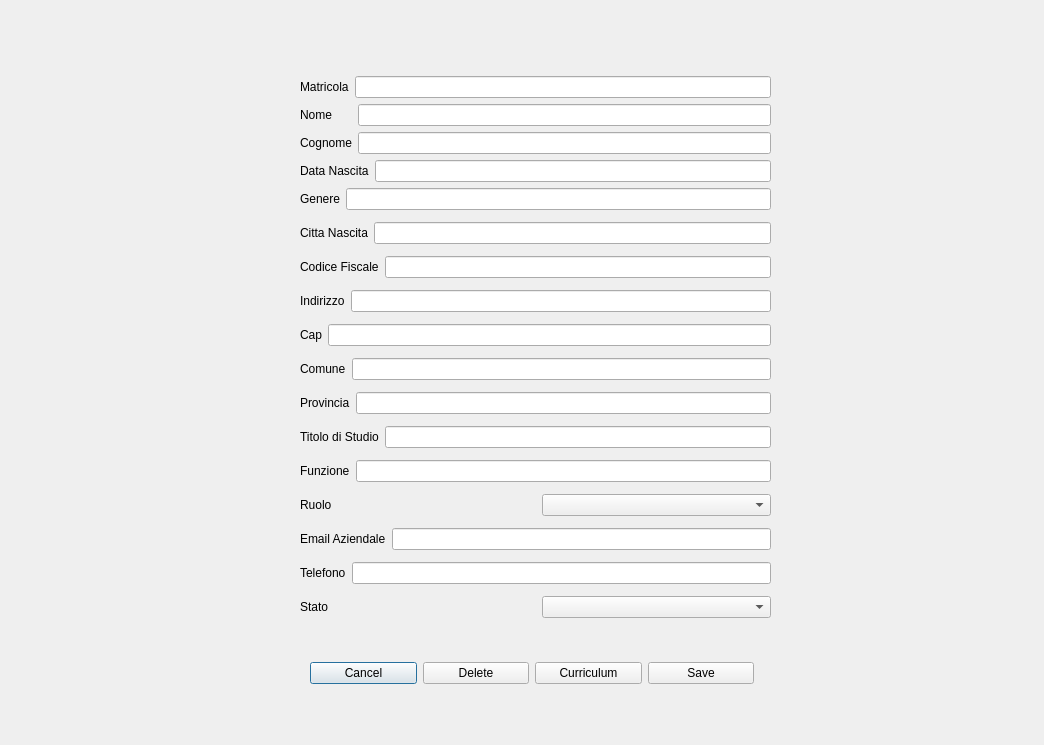
<?xml version="1.0" encoding="UTF-8"?>
<ui version="4.0">
 <class>Dialog</class>
 <widget class="QDialog" name="Dialog">
  <property name="geometry">
   <rect>
    <x>0</x>
    <y>0</y>
    <width>1044</width>
    <height>745</height>
   </rect>
  </property>
  <property name="windowTitle">
   <string>Dialog</string>
  </property>
  <widget class="QWidget" name="layoutWidget">
   <property name="geometry">
    <rect>
     <x>300</x>
     <y>70</y>
     <width>471</width>
     <height>561</height>
    </rect>
   </property>
   <layout class="QVBoxLayout" name="verticalLayout_2">
    <item>
     <layout class="QVBoxLayout" name="verticalLayout">
      <item>
       <layout class="QHBoxLayout" name="horizontalLayout">
        <item>
         <widget class="QLabel" name="label">
          <property name="text">
           <string>Matricola</string>
          </property>
         </widget>
        </item>
        <item>
         <widget class="QLineEdit" name="dip_matricola"/>
        </item>
       </layout>
      </item>
      <item>
       <layout class="QHBoxLayout" name="horizontalLayout_2">
        <item>
         <widget class="QLabel" name="label_2">
          <property name="text">
           <string>Nome      </string>
          </property>
         </widget>
        </item>
        <item>
         <widget class="QLineEdit" name="dip_nome"/>
        </item>
       </layout>
      </item>
      <item>
       <layout class="QHBoxLayout" name="horizontalLayout_3">
        <item>
         <widget class="QLabel" name="label_3">
          <property name="text">
           <string>Cognome</string>
          </property>
         </widget>
        </item>
        <item>
         <widget class="QLineEdit" name="dip_cognome"/>
        </item>
       </layout>
      </item>
      <item>
       <layout class="QHBoxLayout" name="horizontalLayout_4">
        <item>
         <widget class="QLabel" name="label_4">
          <property name="text">
           <string>Data Nascita</string>
          </property>
         </widget>
        </item>
        <item>
         <widget class="QLineEdit" name="dip_data_nascita"/>
        </item>
       </layout>
      </item>
      <item>
       <layout class="QHBoxLayout" name="horizontalLayout_10">
        <item>
         <widget class="QLabel" name="label_10">
          <property name="text">
           <string>Genere</string>
          </property>
         </widget>
        </item>
        <item>
         <widget class="QLineEdit" name="dip_genere"/>
        </item>
       </layout>
      </item>
     </layout>
    </item>
    <item>
     <layout class="QHBoxLayout" name="horizontalLayout_14">
      <item>
       <widget class="QLabel" name="label_14">
        <property name="text">
         <string>Citta Nascita</string>
        </property>
       </widget>
      </item>
      <item>
       <widget class="QLineEdit" name="dip_citta_nascita"/>
      </item>
     </layout>
    </item>
    <item>
     <layout class="QHBoxLayout" name="horizontalLayout_11">
      <item>
       <widget class="QLabel" name="label_11">
        <property name="text">
         <string>Codice Fiscale</string>
        </property>
       </widget>
      </item>
      <item>
       <widget class="QLineEdit" name="dip_codice_fiscale"/>
      </item>
     </layout>
    </item>
    <item>
     <layout class="QHBoxLayout" name="horizontalLayout_12">
      <item>
       <widget class="QLabel" name="label_12">
        <property name="text">
         <string>Indirizzo</string>
        </property>
       </widget>
      </item>
      <item>
       <widget class="QLineEdit" name="dip_indirizzo"/>
      </item>
     </layout>
    </item>
    <item>
     <layout class="QHBoxLayout" name="horizontalLayout_13">
      <item>
       <widget class="QLabel" name="label_13">
        <property name="text">
         <string>Cap</string>
        </property>
       </widget>
      </item>
      <item>
       <widget class="QLineEdit" name="dip_cap"/>
      </item>
     </layout>
    </item>
    <item>
     <layout class="QHBoxLayout" name="horizontalLayout_21">
      <item>
       <widget class="QLabel" name="label_21">
        <property name="text">
         <string>Comune</string>
        </property>
       </widget>
      </item>
      <item>
       <widget class="QLineEdit" name="dip_comune"/>
      </item>
     </layout>
    </item>
    <item>
     <layout class="QHBoxLayout" name="horizontalLayout_22">
      <item>
       <widget class="QLabel" name="label_22">
        <property name="text">
         <string>Provincia</string>
        </property>
       </widget>
      </item>
      <item>
       <widget class="QLineEdit" name="dip_provincia"/>
      </item>
     </layout>
    </item>
    <item>
     <layout class="QHBoxLayout" name="horizontalLayout_24">
      <item>
       <widget class="QLabel" name="label_24">
        <property name="text">
         <string>Titolo di Studio</string>
        </property>
       </widget>
      </item>
      <item>
       <widget class="QLineEdit" name="dip_titolo_studio"/>
      </item>
     </layout>
    </item>
    <item>
     <layout class="QHBoxLayout" name="horizontalLayout_27">
      <item>
       <widget class="QLabel" name="label_27">
        <property name="text">
         <string>Funzione</string>
        </property>
       </widget>
      </item>
      <item>
       <widget class="QLineEdit" name="dip_funzione"/>
      </item>
     </layout>
    </item>
    <item>
     <layout class="QHBoxLayout" name="horizontalLayout_26">
      <item>
       <layout class="QHBoxLayout" name="horizontalLayout_5">
        <item>
         <widget class="QLabel" name="label_26">
          <property name="minimumSize">
           <size>
            <width>230</width>
            <height>0</height>
           </size>
          </property>
          <property name="text">
           <string>Ruolo</string>
          </property>
         </widget>
        </item>
        <item>
         <widget class="QComboBox" name="combobox_ruolo">
          <property name="maximumSize">
           <size>
            <width>229</width>
            <height>16777215</height>
           </size>
          </property>
         </widget>
        </item>
       </layout>
      </item>
     </layout>
    </item>
    <item>
     <layout class="QHBoxLayout" name="horizontalLayout_28">
      <item>
       <widget class="QLabel" name="label_28">
        <property name="text">
         <string>Email Aziendale</string>
        </property>
       </widget>
      </item>
      <item>
       <widget class="QLineEdit" name="dip_email_aziendale"/>
      </item>
     </layout>
    </item>
    <item>
     <layout class="QHBoxLayout" name="horizontalLayout_31">
      <item>
       <widget class="QLabel" name="label_31">
        <property name="text">
         <string>Telefono</string>
        </property>
       </widget>
      </item>
      <item>
       <widget class="QLineEdit" name="dip_telefono"/>
      </item>
     </layout>
    </item>
    <item>
     <layout class="QHBoxLayout" name="horizontalLayout_32">
      <item>
       <widget class="QLabel" name="label_32">
        <property name="text">
         <string>Stato</string>
        </property>
       </widget>
      </item>
      <item>
       <widget class="QComboBox" name="combobox_stato">
        <property name="maximumSize">
         <size>
          <width>229</width>
          <height>16777215</height>
         </size>
        </property>
       </widget>
      </item>
     </layout>
    </item>
   </layout>
  </widget>
  <widget class="QWidget" name="layoutWidget">
   <property name="geometry">
    <rect>
     <x>310</x>
     <y>660</y>
     <width>444</width>
     <height>27</height>
    </rect>
   </property>
   <layout class="QHBoxLayout" name="horizontalLayout_33">
    <item>
     <widget class="QPushButton" name="button_cancel">
      <property name="text">
       <string>Cancel</string>
      </property>
     </widget>
    </item>
    <item>
     <widget class="QPushButton" name="button_delete">
      <property name="text">
       <string>Delete</string>
      </property>
     </widget>
    </item>
    <item>
     <widget class="QPushButton" name="button_curricula">
      <property name="text">
       <string>Curriculum</string>
      </property>
     </widget>
    </item>
    <item>
     <widget class="QPushButton" name="button_save">
      <property name="text">
       <string>Save</string>
      </property>
     </widget>
    </item>
   </layout>
  </widget>
 </widget>
 <resources/>
 <connections/>
</ui>
